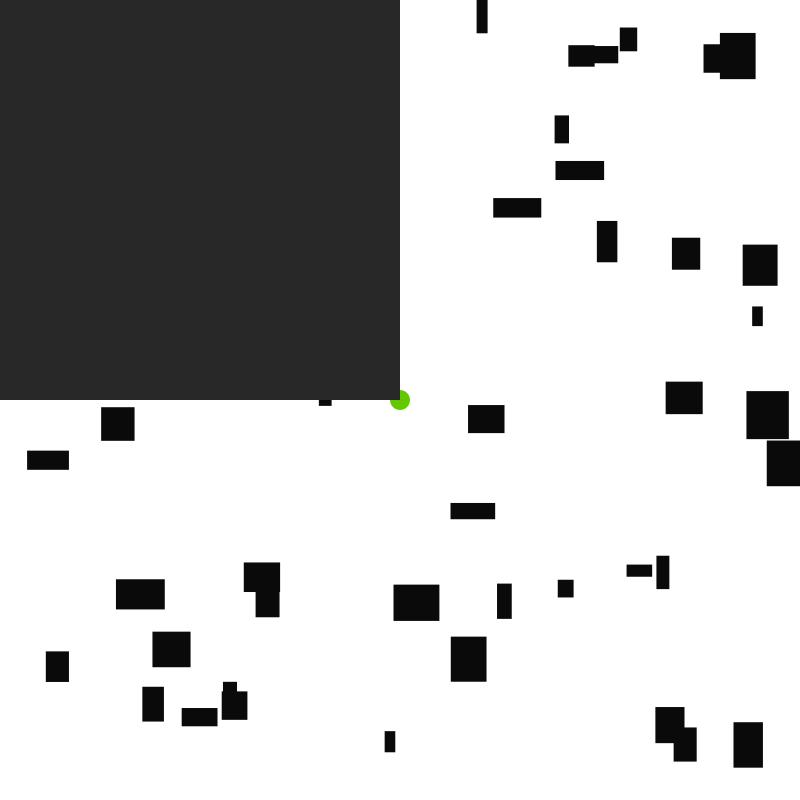
Frame 1 (no input)
Frame 60 (the mouse pressed at the canvas centre just before this capture): identical to frame 1, image omitted
Frame 120 (the mouse held since frame 60 and released just before this capture): identical to frame 1, image omitted

The Processing sketch that drew this single still picture (run headless with seeded random() and noise(); from frame 60 on, the mouse is pressed at the canvas centre):

// Processing sketch: hotlineJava
// ── hotlineJava.pde
Player p;
Enemy e;
Barrier[] walls = new Barrier[50];

void setup(){
   size(800,800);
   p = new Player();
   e = new Enemy(0,0,400,400, 250,250);
   for (int i=0;i<walls.length;i++){
     float xcor=random(800);
     float ycor=random(800);
     float w=random(10,50);
     float l=random(10,50);
     walls[i] = new Barrier(xcor,ycor,w,l);
     walls[i].draw();
   }
}

boolean collision(float[] a, float[] b){
  //coor[0] = left wall, coor[1] = top wall, coor[2] = right wall, coor[3] = bottom wall
  return a[2] > b[0] && a[3] > b[1] && b[2] > a[0] && b[3] > a[1];
  // return bBoxRight > aBoxLeft && bBoxBottom > aBoxTop && aBoxRight > bBoxLeft && aBoxBottom > bBoxTop;
}

class Barrier{
    float[] coor = new float[4];
    void draw(){
      rectMode(CORNERS);
      fill(10);
      rect(coor[0],coor[1],coor[2],coor[3]);
    }
    Barrier(float x,float y, float w, float l){
      coor[0]=x-(w/2);
      coor[1]=y-(l/2);
      coor[2]=x+(w/2);
      coor[3]=y+(l/2);
    }
    float[] getCoors(){
      return coor;
    }
}

class Player{
    float[] coor = new float[4];
    color c;
    float speed;
    Player(){
      coor[0]=(width/2)-10;
      coor[1]=(height/2)-10;
      coor[2]=(width/2)+10;
      coor[3]=(height/2)+10;
      c = color(100,200,0);
      speed=3;
    }
    float getSpeed(){
      return speed;
    }
    void setxcor(float x){
      coor[0]+=x;
      coor[2]+=x;
    }
    void setycor(float y){
      coor[1]+=y;
      coor[3]+=y;
    }    
    float[] getCoors(){
      return coor;
    }
    void setColor(int r, int g, int b){
      c = color(r,g,b);
    }
    void draw(){
      ellipseMode(CORNERS);
      noStroke();
      fill(c);
      ellipse(coor[0],coor[1],coor[2],coor[3]);
    }    
}

class Enemy{
  //Holds coordinates to draw triangle
  float[] coor = new float[6];
  //Holds the hitbox of the triangle,hitbox[0-1] are x1,y1 --> Top left; hitbox[2-3] are x2,y2 --> bottom right
  float[] hitbox = new float[4];
  Enemy(float x1, float y1, float x2, float y2, float x3, float y3){
    coor[0]=x1;
    coor[1]=y1;
    coor[2]=x2;
    coor[3]=y2;
    coor[4]=x3;
    coor[5]=y3;
    hitbox[0]=min(x1,x2,x3);
    hitbox[1]=min(y1,y2,y3);
    hitbox[2]=max(x1,x2,x3);
    hitbox[3]=max(y1,y2,y3);
  }
  void draw(){
    fill(10);
    triangle(coor[0],coor[1],coor[2],coor[3],coor[4],coor[5]);
    fill(10);
    rectMode(CORNERS);
    fill(40);
    rect(hitbox[0],hitbox[1],hitbox[2],hitbox[3]);
    println(coor);
  }
}

void draw(){
    background(255);  
    p.draw();
    e.draw();
    p.setColor(100,200,0);    
    for (Barrier wall : walls){
      wall.draw();
    }
        e.draw();
    if (keyPressed){
      keyPressed();
    }
}

void keyPressed(){
        boolean collision=false;
        float speed = p.getSpeed();
        float reverse=speed;
        boolean vertical=false;
        if (key == 'a' || key == 'A' || key == LEFT){
          p.setxcor(speed*-1);
        }
        if (key == 'w' || key == 'W' || key == UP){
          vertical=true;
          p.setycor(speed*-1);
        }
        if (key == 's' || key == 'S' || key == DOWN){
          vertical=true;
          reverse=(speed*-1);
          p.setycor(speed);  
        }
        if (key == 'd' || key == 'D' || key == RIGHT){
          reverse=(speed*-1);
          p.setxcor(speed);
        }
        float[] coor = p.getCoors();
        for (Barrier wall : walls){
          if (collision(coor,wall.getCoors())){
            if (vertical) p.setycor(reverse);
            else p.setxcor(reverse);
          }
        }
}
